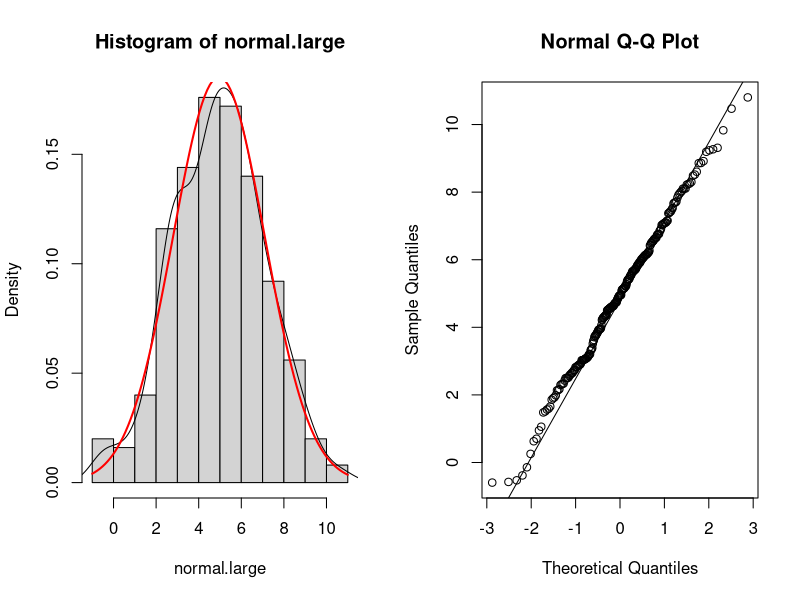

The R source for this figure: (Note: this script raises an error after producing the figure.)
## ---- chunk 1
knitr::opts_chunk$set(echo = TRUE)
## ---- chunk 2
set.seed(6832)

normal.small <- rnorm(15, mean=5, sd=2)
normal.large <- rnorm(250, mean=5, sd=2)

uniform <- runif(50, min=10, max=20)
chisq <- rchisq(50, df=1.5)

outlier <- c(rpois(49, lambda=10),50)

myData <- data.frame(Group = factor(rep(LETTERS[1:3], each=30)),
                     Outcome = c(rnorm(30, mean=2, sd=.4),
                                 rpois(30, lambda=2),
                                 runif(30, min=1, max=6)))

myData.ub <- myData[-sample(nrow(myData),size=10),]

myData.same <- data.frame(Group = factor(rep(LETTERS[1:3], each=30)),
                     Outcome = c(rnorm(30, mean=4, sd=1.414),
                                 rpois(30, lambda=2),
                                 runif(30, min=1, max=6)))

myData.same.ub <- data.frame(Group = factor(c(rep("A",8),rep("B",25),rep("C",20))),
                     Outcome = c(rnorm(8, mean=4, sd=1.414),
                                 rpois(25, lambda=2),
                                 runif(20, min=1, max=6)))
## ---- chunk 3
#this won't work for ggplot, it's a way to organize data into a grid
par(mfrow=c(1, 2)) ##c(row, column)
## Histograms + Normal Curve
hist(normal.large, freq = FALSE) ##because hist is probability = 1)
lines(density(normal.large))
curve(dnorm(x, mean=mean(normal.large), sd=sd(normal.large)), col="red", lwd=2, add=TRUE)

##QQ plots
qqnorm(normal.large)
qqline(normal.large) #for the one-to-one line
#this is considered a good QQ plot, very normal

##Skew & Kurtosis
##install.packages("pastecs")
##library(pastecs)
stat.desc(x=normal.large, norm = TRUE)

#z_skew = skew/SE compared to critical values in N(0, 1)
#z*_skew = skew/2*SE(standard error), compare this to 1

shapiro.test(x=normal.large)
#p.value = 0.70 > any reasonable alpha, fail to reject Ho. 
#Conclude that the data may be approximately normal.

## ---- chunk 4

par(mfrow=c(1, 2))

hist(normal.small, freq = FALSE)

lines(density(normal.small))

curve(dnorm(x, mean=mean(normal.small), sd=sd(normal.small)), col="red", lwd=2, add=TRUE)

##QQ plots
qqnorm(normal.small)
qqline(normal.small) 

stat.desc(x=normal.small, norm = TRUE)

shapiro.test(x=normal.small)
#p-value = 0.41 > any reasonable alpha, fail to reject Ho. 
#conclude that the data may be appx. normal.

#We cannot prove normality, we can say appx. or roughly
#But when we do reject Ho, we can say that it's not normal. Because in this test we are assuming the distribution is normal. 
## ---- chunk 5

par(mfrow=c(1, 2))

hist(chisq, freq = FALSE)

lines(density(chisq))
curve(dnorm(x, mean=mean(chisq), sd=sd(chisq)), col="red", lwd=2, add=TRUE)

##QQ plots
#trying to get data that are 4 sd above and 4 sd below. to make all the data appear in the graphic
qqnorm(chisq, xlim=c(-4, 4), ylim=mean(chisq)+c(-4,4)*sd(chisq))
qqline(chisq) 

round(stat.desc(x=chisq, norm = TRUE), digits = 4)
#round in any function that produces numerical output, to change the scientific notation to normal numbers 

(shapiro.test(x=chisq))
#p-value is appx. 0 which is < any reasonable alpha, REJECT Ho. 
#conclude that the data is NOT Normal.
## ---- chunk 6

par(mfrow=c(1, 2))

hist(uniform, freq = FALSE)

lines(density(uniform))
curve(dnorm(x, mean=mean(uniform), sd=sd(uniform)), col="red", lwd=2, add=TRUE)

##QQ plots
#trying to get data that are 4 sd above and 4 sd below. to make all the data appear in the graphic
qqnorm(uniform, xlim=c(-4, 4), ylim=mean(uniform)+c(-4,4)*sd(uniform))
qqline(uniform) 

round(stat.desc(x=uniform, norm = TRUE), digits = 4)
#round in any function that produces numerical output, to change the scientific notation to normal numbers 

(shapiro.test(x=uniform))
#p-value is .0025 < most appropriate alpha, REJECT Ho. 
#conclude that the data is NOT Normal.
